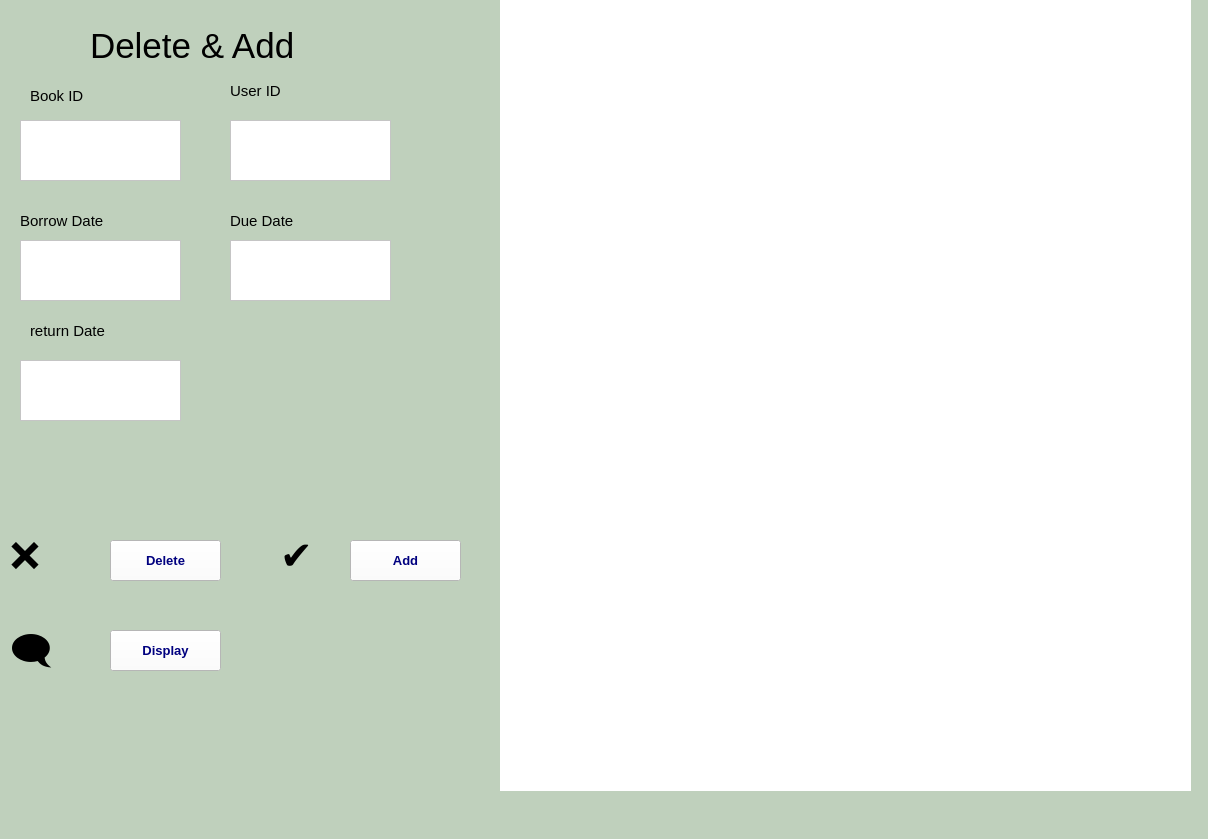
<?xml version="1.0" encoding="UTF-8"?>
<ui version="4.0">
 <class>MainWindow</class>
 <widget class="QMainWindow" name="MainWindow">
  <property name="geometry">
   <rect>
    <x>0</x>
    <y>0</y>
    <width>1208</width>
    <height>839</height>
   </rect>
  </property>
  <property name="windowTitle">
   <string>MainWindow</string>
  </property>
  <property name="styleSheet">
   <string notr="true">background-color:rgb(191, 208, 188)</string>
  </property>
  <widget class="QWidget" name="centralwidget">
   <widget class="QLabel" name="label_picdel">
    <property name="geometry">
     <rect>
      <x>10</x>
      <y>520</y>
      <width>81</width>
      <height>71</height>
     </rect>
    </property>
    <property name="font">
     <font>
      <pointsize>29</pointsize>
     </font>
    </property>
    <property name="text">
     <string>❌</string>
    </property>
    <property name="alignment">
     <set>Qt::AlignLeading|Qt::AlignLeft|Qt::AlignVCenter</set>
    </property>
   </widget>
   <widget class="QPushButton" name="pushButton_Delete">
    <property name="geometry">
     <rect>
      <x>110</x>
      <y>540</y>
      <width>111</width>
      <height>41</height>
     </rect>
    </property>
    <property name="font">
     <font>
      <pointsize>10</pointsize>
      <weight>75</weight>
      <bold>true</bold>
     </font>
    </property>
    <property name="styleSheet">
     <string notr="true">QPushButton:hover {
	background-color: rgb(255, 0, 0);
}
QPushButton{background-color: rgb(255, 255, 255);
color: rgb(0, 0, 127);}</string>
    </property>
    <property name="text">
     <string>Delete</string>
    </property>
   </widget>
   <widget class="QPushButton" name="pushButton_Display">
    <property name="geometry">
     <rect>
      <x>110</x>
      <y>630</y>
      <width>111</width>
      <height>41</height>
     </rect>
    </property>
    <property name="font">
     <font>
      <pointsize>10</pointsize>
      <weight>75</weight>
      <bold>true</bold>
     </font>
    </property>
    <property name="styleSheet">
     <string notr="true">QPushButton:hover {
background-color: rgb(0, 170, 0);
}
QPushButton{background-color: rgb(255, 255, 255);
color: rgb(0, 0, 127);}</string>
    </property>
    <property name="text">
     <string>Display</string>
    </property>
   </widget>
   <widget class="QLabel" name="label_picdisplay">
    <property name="geometry">
     <rect>
      <x>10</x>
      <y>620</y>
      <width>81</width>
      <height>71</height>
     </rect>
    </property>
    <property name="font">
     <font>
      <pointsize>29</pointsize>
     </font>
    </property>
    <property name="text">
     <string>🗨</string>
    </property>
    <property name="alignment">
     <set>Qt::AlignLeading|Qt::AlignLeft|Qt::AlignVCenter</set>
    </property>
   </widget>
   <widget class="QWidget" name="widget" native="true">
    <property name="geometry">
     <rect>
      <x>500</x>
      <y>-10</y>
      <width>691</width>
      <height>801</height>
     </rect>
    </property>
    <property name="styleSheet">
     <string notr="true">background-color: rgb(255, 255, 255);</string>
    </property>
   </widget>
   <widget class="QLabel" name="label_name">
    <property name="geometry">
     <rect>
      <x>90</x>
      <y>10</y>
      <width>281</width>
      <height>71</height>
     </rect>
    </property>
    <property name="font">
     <font>
      <pointsize>26</pointsize>
     </font>
    </property>
    <property name="text">
     <string>Delete &amp; Add</string>
    </property>
   </widget>
   <widget class="QPushButton" name="pushButton_Add">
    <property name="geometry">
     <rect>
      <x>350</x>
      <y>540</y>
      <width>111</width>
      <height>41</height>
     </rect>
    </property>
    <property name="font">
     <font>
      <pointsize>10</pointsize>
      <weight>75</weight>
      <bold>true</bold>
     </font>
    </property>
    <property name="styleSheet">
     <string notr="true">QPushButton:hover {
background-color: rgb(0, 170, 0);
}
QPushButton{background-color: rgb(255, 255, 255);
color: rgb(0, 0, 127);}</string>
    </property>
    <property name="text">
     <string>Add</string>
    </property>
   </widget>
   <widget class="QTextEdit" name="textEdit_bid">
    <property name="geometry">
     <rect>
      <x>20</x>
      <y>120</y>
      <width>161</width>
      <height>61</height>
     </rect>
    </property>
    <property name="styleSheet">
     <string notr="true">background-color: rgb(255, 255, 255);</string>
    </property>
   </widget>
   <widget class="QTextEdit" name="textEdit_user_id">
    <property name="geometry">
     <rect>
      <x>230</x>
      <y>120</y>
      <width>161</width>
      <height>61</height>
     </rect>
    </property>
    <property name="styleSheet">
     <string notr="true">background-color: rgb(255, 255, 255);</string>
    </property>
   </widget>
   <widget class="QTextEdit" name="textEdit_Borrow_date">
    <property name="geometry">
     <rect>
      <x>20</x>
      <y>240</y>
      <width>161</width>
      <height>61</height>
     </rect>
    </property>
    <property name="styleSheet">
     <string notr="true">background-color: rgb(255, 255, 255);</string>
    </property>
   </widget>
   <widget class="QTextEdit" name="textEdit_due_date">
    <property name="geometry">
     <rect>
      <x>230</x>
      <y>240</y>
      <width>161</width>
      <height>61</height>
     </rect>
    </property>
    <property name="styleSheet">
     <string notr="true">background-color: rgb(255, 255, 255);</string>
    </property>
   </widget>
   <widget class="QTextEdit" name="textEdit_return">
    <property name="geometry">
     <rect>
      <x>20</x>
      <y>360</y>
      <width>161</width>
      <height>61</height>
     </rect>
    </property>
    <property name="styleSheet">
     <string notr="true">background-color: rgb(255, 255, 255);</string>
    </property>
   </widget>
   <widget class="QLabel" name="label_bid">
    <property name="geometry">
     <rect>
      <x>30</x>
      <y>85</y>
      <width>81</width>
      <height>21</height>
     </rect>
    </property>
    <property name="font">
     <font>
      <pointsize>11</pointsize>
     </font>
    </property>
    <property name="text">
     <string>Book ID</string>
    </property>
   </widget>
   <widget class="QLabel" name="label_User_Id">
    <property name="geometry">
     <rect>
      <x>230</x>
      <y>80</y>
      <width>81</width>
      <height>21</height>
     </rect>
    </property>
    <property name="font">
     <font>
      <pointsize>11</pointsize>
     </font>
    </property>
    <property name="text">
     <string>User ID</string>
    </property>
   </widget>
   <widget class="QLabel" name="label_due">
    <property name="geometry">
     <rect>
      <x>230</x>
      <y>210</y>
      <width>111</width>
      <height>21</height>
     </rect>
    </property>
    <property name="font">
     <font>
      <pointsize>11</pointsize>
     </font>
    </property>
    <property name="text">
     <string>Due Date</string>
    </property>
   </widget>
   <widget class="QLabel" name="label_Bdate">
    <property name="geometry">
     <rect>
      <x>20</x>
      <y>210</y>
      <width>121</width>
      <height>21</height>
     </rect>
    </property>
    <property name="font">
     <font>
      <pointsize>11</pointsize>
     </font>
    </property>
    <property name="text">
     <string>Borrow Date</string>
    </property>
   </widget>
   <widget class="QLabel" name="label_return">
    <property name="geometry">
     <rect>
      <x>30</x>
      <y>320</y>
      <width>121</width>
      <height>21</height>
     </rect>
    </property>
    <property name="font">
     <font>
      <pointsize>11</pointsize>
     </font>
    </property>
    <property name="text">
     <string>return Date</string>
    </property>
   </widget>
   <widget class="QLabel" name="label_picadd">
    <property name="geometry">
     <rect>
      <x>280</x>
      <y>520</y>
      <width>61</width>
      <height>71</height>
     </rect>
    </property>
    <property name="font">
     <font>
      <pointsize>29</pointsize>
     </font>
    </property>
    <property name="text">
     <string>✔</string>
    </property>
    <property name="alignment">
     <set>Qt::AlignLeading|Qt::AlignLeft|Qt::AlignVCenter</set>
    </property>
   </widget>
  </widget>
  <widget class="QMenuBar" name="menubar">
   <property name="geometry">
    <rect>
     <x>0</x>
     <y>0</y>
     <width>1208</width>
     <height>26</height>
    </rect>
   </property>
  </widget>
  <widget class="QStatusBar" name="statusbar"/>
 </widget>
 <resources/>
 <connections/>
</ui>
